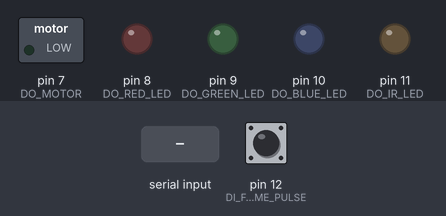
Recording of a sketch running on a simulated Arduino Uno, built with avr-gcc and run on an emulated ATmega328P. Parts: switched loads named in the sketch (green lamp = pin HIGH), output pins drawn as LEDs (lit = HIGH). The inputs (shaded band) are chosen by the test bench; at power-on: pin 12 (DI_FRAME_PULSE) HIGH. What the sketch prints to the serial monitor is not drawn.

Above: at 1.2 s.
1.3 s: "R" received over Serial
At 2.0 s:
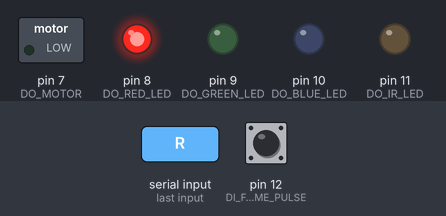
2.8 s: "G" received over Serial
At 3.2 s:
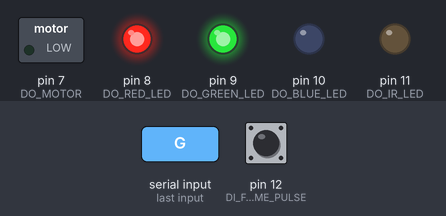
4.3 s: "r" received over Serial
At 5.5 s:
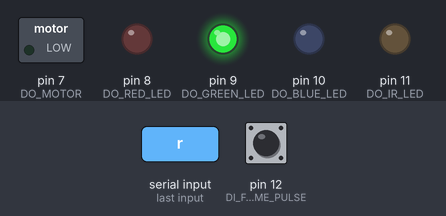
5.8 s: "B" received over Serial
At 6.6 s:
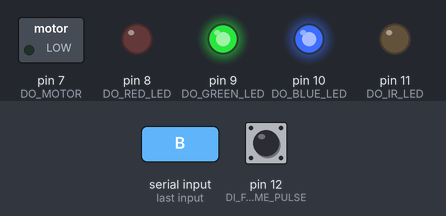
7.3 s: "g" received over Serial
At 7.8 s:
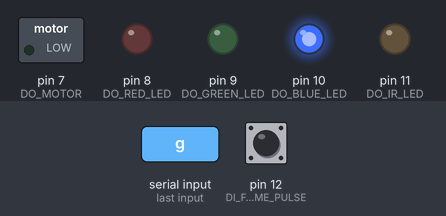
8.8 s: "M" received over Serial
At 10.1 s:
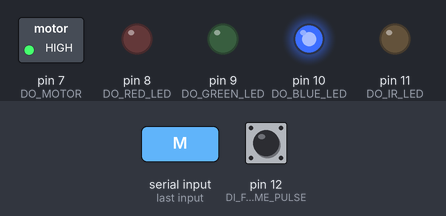
Timing chart, 0 to 11.3 s (numbered marks = the images above; inputs shaded):
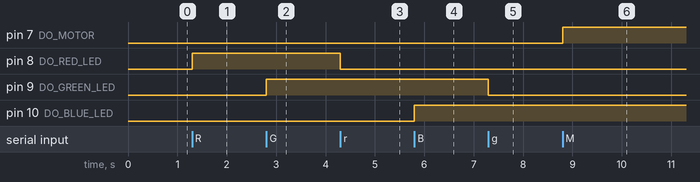

Measured:
- after the input at 1.3 s, pin 8 (DO_RED_LED): LOW → HIGH at once
- after the input at 2.8 s, pin 9 (DO_GREEN_LED): LOW → HIGH at once
- after the input at 4.3 s, pin 8 (DO_RED_LED): HIGH → LOW at once
- after the input at 5.8 s, pin 10 (DO_BLUE_LED): LOW → HIGH at once
- after the input at 7.3 s, pin 9 (DO_GREEN_LED): HIGH → LOW at once
- after the input at 8.8 s, pin 7 (DO_MOTOR): LOW → HIGH at once

The sketch:

hammertime_io.ino
```cpp
 /*
  Hammertime io module implemented on Arduino uno.

  Serial port 115200 baud

  Serial commands and Status:
  'M' motor start
  'm' motor stop
  'A' run motor one revolution then stop (with m as status)
  'R' Red LED on
  'r' Red LED off
  'G' Green LED on
  'g' Green LED off
  'B' Blue LED on
  'b' Blue LED off
  'B' Blue LED on
  'b' Blue LED off
  'I' IR led on
  'i' IR led off

   - Øystein Buanes
 */

#define DEBOUNCE_TIME_MS 100

const int DO_MOTOR = 7;
const int DO_RED_LED = 8;
const int DO_GREEN_LED = 9;
const int DO_BLUE_LED = 10;
const int DO_IR_LED = 11;
const int DI_FRAME_PULSE = 12;


// the setup routine runs once when you press reset:
void setup() {
  // define DO
  pinMode(DO_RED_LED, OUTPUT);
  pinMode(DO_GREEN_LED, OUTPUT);
  pinMode(DO_BLUE_LED, OUTPUT);
  pinMode(DO_MOTOR, OUTPUT);
  pinMode(DI_FRAME_PULSE, INPUT);
  pinMode(DO_IR_LED, OUTPUT);
  Serial.begin(115200);

}


void StartMotor(){
     digitalWrite(DO_MOTOR, HIGH);
     Serial.write('M');

}
void StopMotor(){
    digitalWrite(DO_MOTOR, LOW);
    Serial.write('m');
}

int incomingByte;
int framePulseOld = false;
int advanceOneFrame = false;

void loop() {

    if (Serial.available() > 0) {
    // read the oldest byte in the serial buffer:
      incomingByte = Serial.read();

      switch (incomingByte)
      {
        case 'R':
          Serial.write('R');
          digitalWrite(DO_RED_LED, HIGH);
          break;
        case 'r':
          Serial.write('r');
          digitalWrite(DO_RED_LED, LOW);
          break;
        case 'G':
          Serial.write('G');
          digitalWrite(DO_GREEN_LED, HIGH);
          break;
        case 'g':
          Serial.write('g');
          digitalWrite(DO_GREEN_LED, LOW);
          break;

        case 'B':
          Serial.write('B');
          digitalWrite(DO_BLUE_LED, HIGH);
          break;
        case 'b':
          Serial.write('b');
          digitalWrite(DO_BLUE_LED, LOW);
          break;

        case 'M':
          Serial.write("M");
          StartMotor();
        break;

        case 'm':
          StopMotor();
        break;

        case 'A':  // advance one frame
          Serial.write('A');
          advanceOneFrame = true;
          StartMotor();
        break;

        case 'I':
          Serial.write('I');
          digitalWrite(DO_IR_LED, HIGH);
          break;
        case 'i':
          Serial.write('i');
          digitalWrite(DO_IR_LED, LOW);
          break;
      }
   }

  int framePulse = digitalRead(DI_FRAME_PULSE);
  int framePulseFallingEdge = ((framePulseOld == true) && (framePulse==false));
  framePulseOld=framePulse;

  if ((framePulseFallingEdge == true) && (advanceOneFrame == true )) {
    delay(DEBOUNCE_TIME_MS);  // lazy hack to do debouce
    StopMotor();
    advanceOneFrame = false;
  }

}
```
